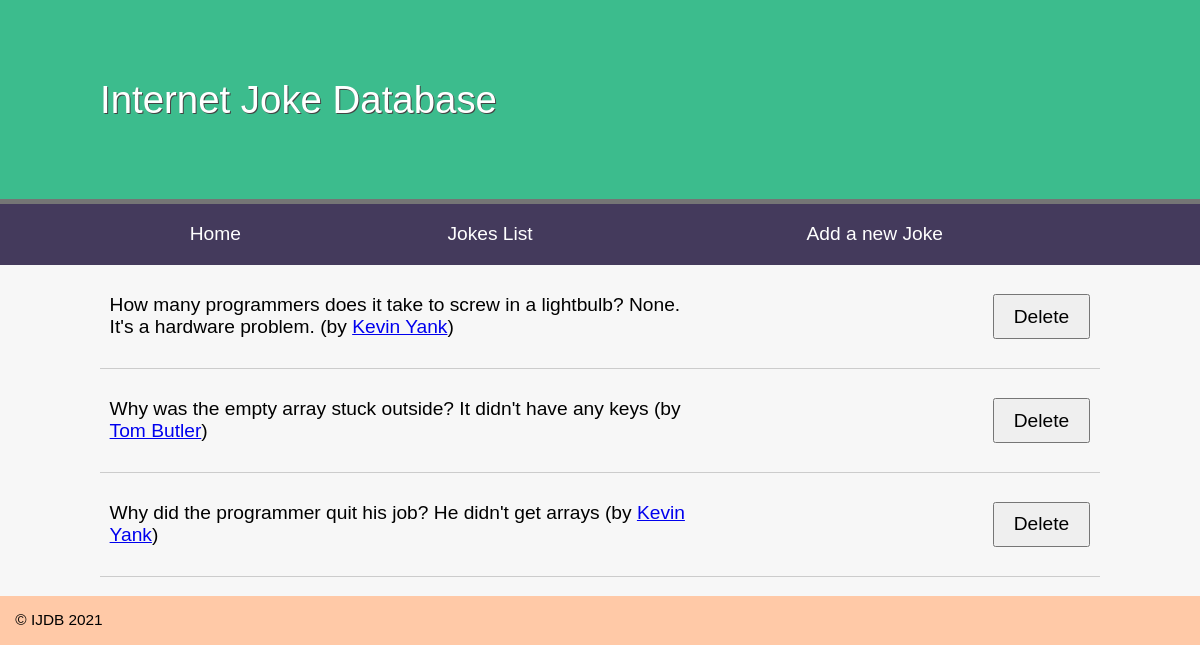
/jokes.php, run on the app's committed database.
### tables this page shows
CREATE TABLE `joke` (
  `id` int(11) NOT NULL,
  `joketext` text DEFAULT NULL,
  `jokedate` date DEFAULT NULL,
  `authorid` int(11) NOT NULL
);

CREATE TABLE `author` (
  `id` int(11) NOT NULL,
  `name` varchar(255) NOT NULL,
  `email` varchar(255) NOT NULL
);

### public/jokes.php (called while the page is built, shortened)
<?php
try{
	$pdo = new PDO('mysql:host=localhost;dbname=ijdb;charset=utf8mb4', 'ijdbuser', 'mypassword');
	$pdo->setAttribute(PDO::ATTR_ERRMODE, PDO::ERRMODE_EXCEPTION);
	$sql ='SELECT `joke`.`id`, `joketext`, `name`, `email`
		FROM `joke` INNER JOIN `author`
		ON `authorid` = `author`.`id`';
  $jokes = $pdo->query($sql);
	include __DIR__.'/../templates/jokes.html.php';
	$output=ob_get_clean();
}
catch (PDOException $e){
	$output = 'Database error: ' . $e->getMessage() . ' in ' .
  $e->getFile() . ':' . $e->getLine();
}
include __DIR__ . '/../templates/layout.html.php';

### templates/jokes.html.php (the view, shortened to what this page needs)
<?php foreach ($jokes as $joke): ?>
<blockquote>
  <p>
  <?=htmlspecialchars($joke['joketext'], ENT_QUOTES, 'UTF-8')?>
  (by <a href="mailto:<?=htmlspecialchars($joke['email'], ENT_QUOTES, 'UTF-8'); ?>"><?=htmlspecialchars($joke['name'], ENT_QUOTES,'UTF-8'); ?></a>)
  <form action="deletejoke.php" method="post">
    <input type="submit" value="Delete">
  </form>
  </p>
</blockquote>
<?php endforeach; ?>

### templates/layout.html.php (shortened to what this page needs)
<!doctype html>
<html>
  <head>
    <link rel="stylesheet" href="jokes.css">
  </head>
  <body>
  <header>
    <h1>Internet Joke Database</h1>
  </header>
  <nav>
    <ul>
      <li><a href="index.php">Home</a></li>
      <li><a href="jokes.php">Jokes List</a></li>
      <li><a href="addjoke.php">Add a new Joke</a></li>
    </ul>
  </nav>
  <main>
  <?=$output?>
  </main>
  <footer>
  &copy; IJDB 2021
  </footer>
  </body>
</html>

### public/jokes.css (style rules this page uses)
* { margin: 0; padding: 0; }
body { font-family: Arial, Helvetica, Sans-serif; }
header { display: block; background-color: #3cbc8d; padding: 20px; border-bottom: 5px solid #757575; }
h1 { font-weight: normal; padding: 1.5em; color: white; text-shadow: 1px 1px 0px #444; width: 1000px; margin: auto; }
nav { background-color: #443A5C; }
nav a { color: white; text-decoration: none; }
nav ul { display: table; width: 1000px; margin: auto; }
nav li { display: table-cell; text-align: center; padding: 1em; }
main { overflow: auto; min-height: 30vh; background-color: #f7f7f7; width: 1000px; margin: auto; box-shadow: -1000px 0 0 #f7f7f7, 1000px 0 0 #f7f7f7; padding-top: 20px; }
footer { padding: 1em; background-color: #FFC9A7; font-size: 0.8em; }
p { margin-bottom: 1em; }
body { font-size: 1.2em; font-family: arial, helvetica, sans-serif }
input, label, select, textarea { float: left; width: 15em; margin-bottom: 1em; padding: 0.5em; }
input[type="submit"] { margin-left: 15em; width: auto; padding: 0.5em 1em; clear: both; font-size: 1em; }
form { overflow: auto; clear: both; display: block; }
blockquote { display: table; margin-bottom: 1em; border-bottom: 1px solid #ccc; padding: 0.5em; }
blockquote p { display: table-cell; width: 90%; vertical-align: top; }
blockquote form { display: table-cell; width: 10%; }

### data on the page
joke: joketext "How many programmers does it take to screw in a lightbulb? None. It's a hardware problem.", authorid.name "Kevin Yank"
joke: joketext "Why was the empty array stuck outside? It didn't have any keys", authorid.name "Tom Butler"
joke: joketext "Why did the programmer quit his job? He didn't get arrays", authorid.name "Kevin Yank"
